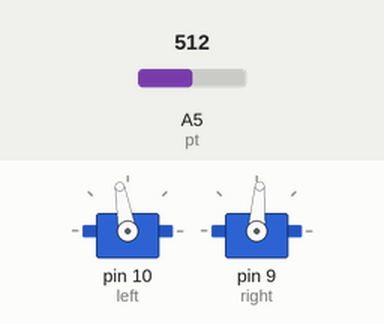
A sketch run on a simulated Arduino Uno, built with avr-gcc and run on an emulated ATmega328P. Parts: 2 × servo. The inputs (shaded band) are chosen by the test bench; at power-on: A5 (pt) = 512.

Above: at 1.2 s.
1.3 s: A5 (pt) set to 306
At 1.6 s:
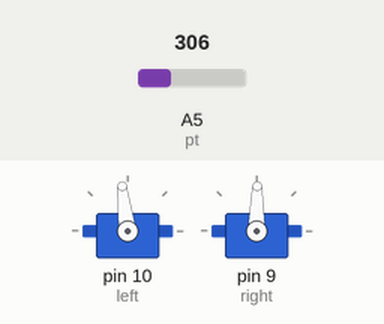
2.8 s: A5 (pt) set to 1023
At 3.9 s:
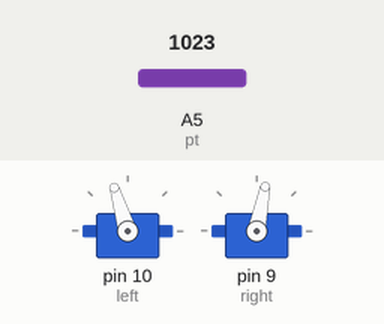
4.3 s: A5 (pt) set to 511
At 5.0 s:
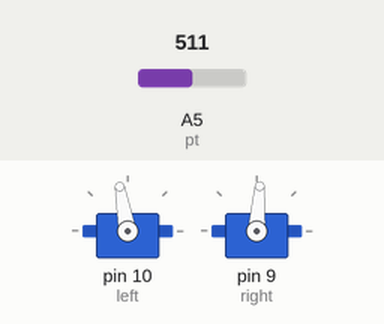
Timing chart, 0 to 7.3 s (numbered marks = the images above; inputs shaded):
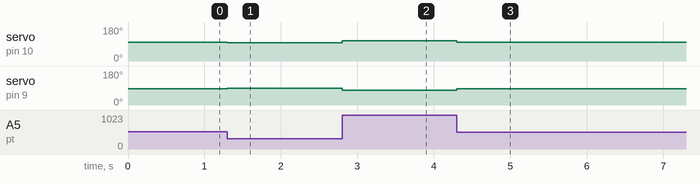

Measured:
- after the input at 1.3 s, servo on pin 10 (left): 100° → 97° at once; servo on pin 9 (right): 86° → 89° at once
- after the input at 2.8 s, servo on pin 10 (left): 97° → 107° at once; servo on pin 9 (right): 89° → 79° at once
- after the input at 4.3 s, servo on pin 10 (left): 107° → 100° at once; servo on pin 9 (right): 79° → 86° at once

The sketch:

User_Program3_4.ino
```cpp
/*Software 1073 Arduino BoeBots
User Program
Method stubs are pre-made. add your own code to complete the challenge!

Program Task: Have the robot vary its speed based on how far one turns the potentiometer
Feel free to view the example program within the same folder if you need help!
*/
#include <Servo.h>
int pt = 5;
Servo left;
Servo right;

void setup(){
        left.attach(10);
        right.attach(9);
}

void loop(){
  int pf = analogRead(pt);
  int poo = pf / 7;
        left.writeMicroseconds(1500 + poo);
        right.writeMicroseconds(1500 - poo);
}
```
